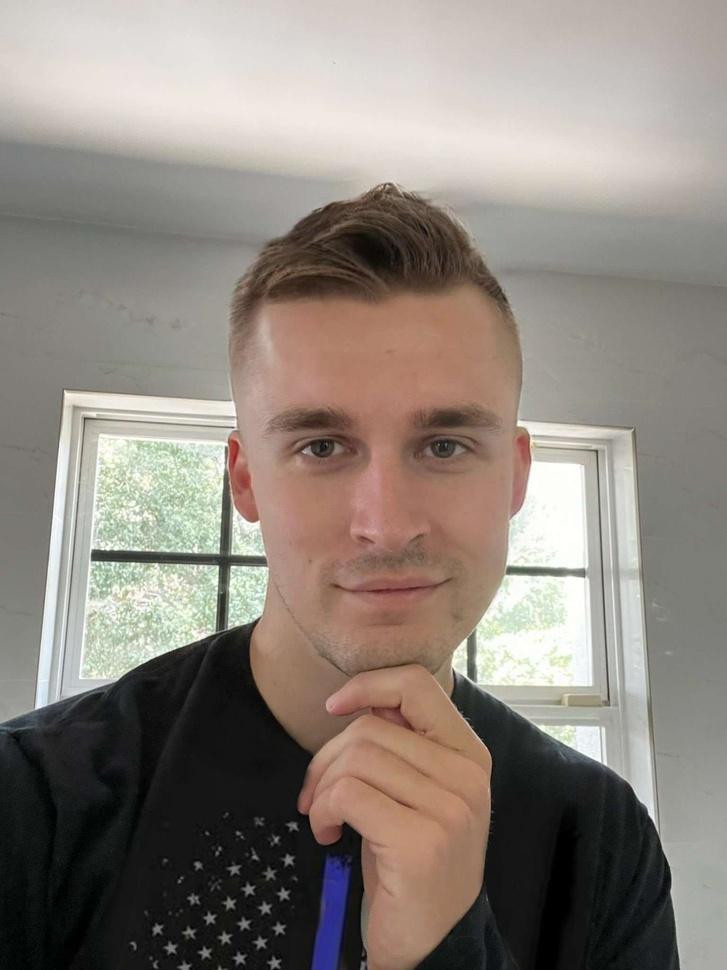
#> input picture data/inputs/ludwig.jpg, 727 x 970 px, shrunk from 1536 x 2048 before the run, found by its file name
$ python scan.py
#> lines starting #> are read from the running program, lines starting #| are printed output that depends on the picture; after the words box and inside, x2 and y2 are one past the last pixel; in counts of white or black regions, pixels touching at a corner belong together
#> further down, input_image is the input picture: shape (970, 727, 3); mean B, G, R 124.2, 132.3, 140.9
### face_scanner.py
import cv2
def scan(img,cascade):

    #Converting to greyscale
    img_gray = cv2.cvtColor(img, cv2.COLOR_BGR2GRAY)
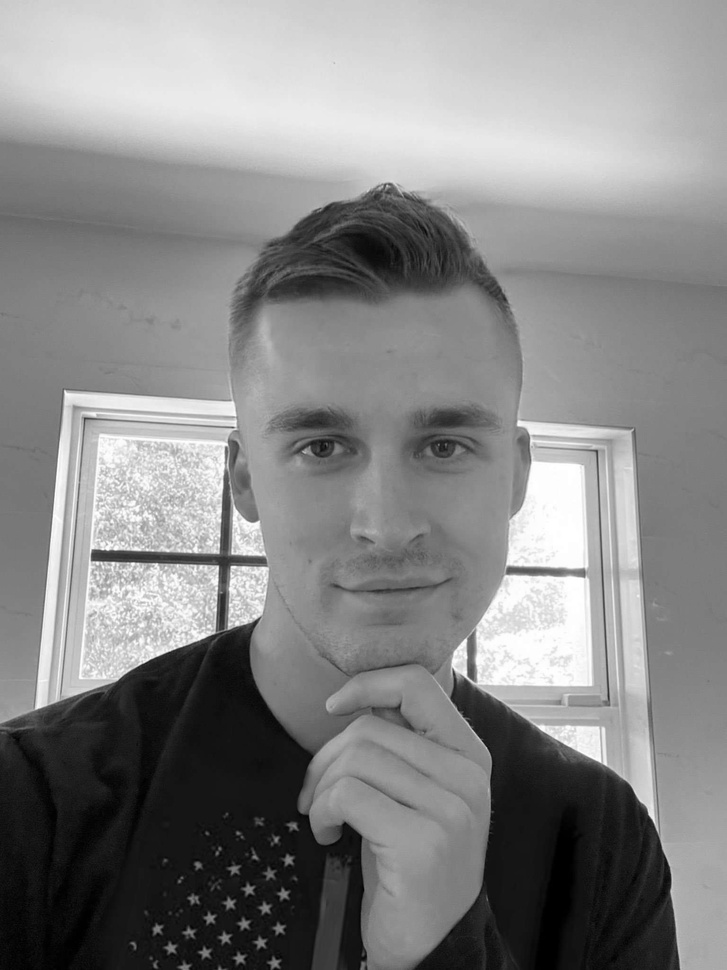
#> img_gray: shape (970, 727); min 0, max 255, mean 133.9

    cascade = cv2.CascadeClassifier('data/haarcascade/haarcascade_frontalface_default.xml')

    faces_rects = cascade.detectMultiScale(img_gray, scaleFactor = 1.2, minNeighbors = 5);
#> faces_rects = [[211, 309, 353, 353]]

    print('Faces found: ', len(faces_rects))
#| Faces found:  1

    for (x,y,w,h) in faces_rects:
        cv2.rectangle(img, (x, y), (x+w, y+h), (0, 0, 255), 2)
#> this loop made 1 pass
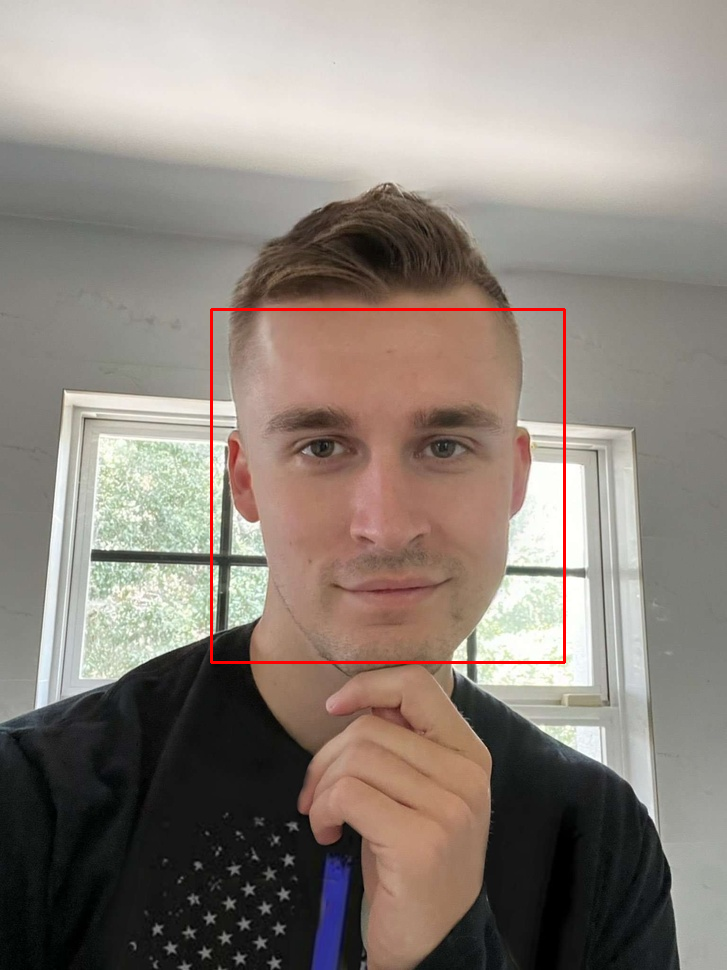
#> img: shape (970, 727, 3); 0.6% of pixels changed, all inside (x1, y1, x2, y2) = (210, 308, 566, 664)

    return img

# [22 lines left out: function list_ports, not called in this run]

### scan.py
import numpy as np
import cv2
from face_scanner import scan

#Loading the image to be tested
image = "ludwig.jpg"
directory = f'C:/Users/isabe/Documents/dev/else/face processing/data/inputs/{image}'
input_image = cv2.imread(directory)
cscd = cv2.CascadeClassifier('data/haarcascade/haarcascade_frontalface_default.xml')

output = scan(input_image,cscd)
cv2.imshow('Output',output)
cv2.imwrite(f'C:/Users/isabe/Documents/dev/else/face processing/data/outputs/{image}',output)
cv2.waitKey(0)
cv2.destroyAllWindows()
